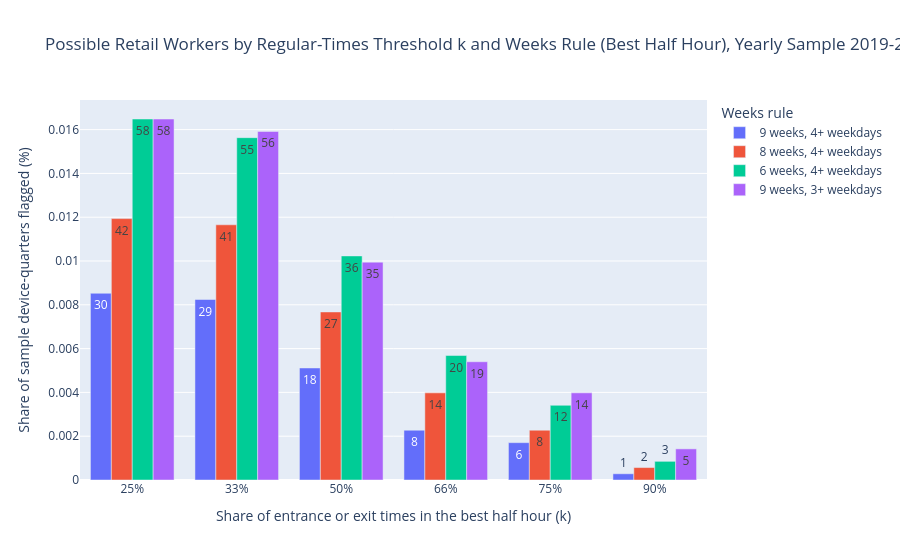
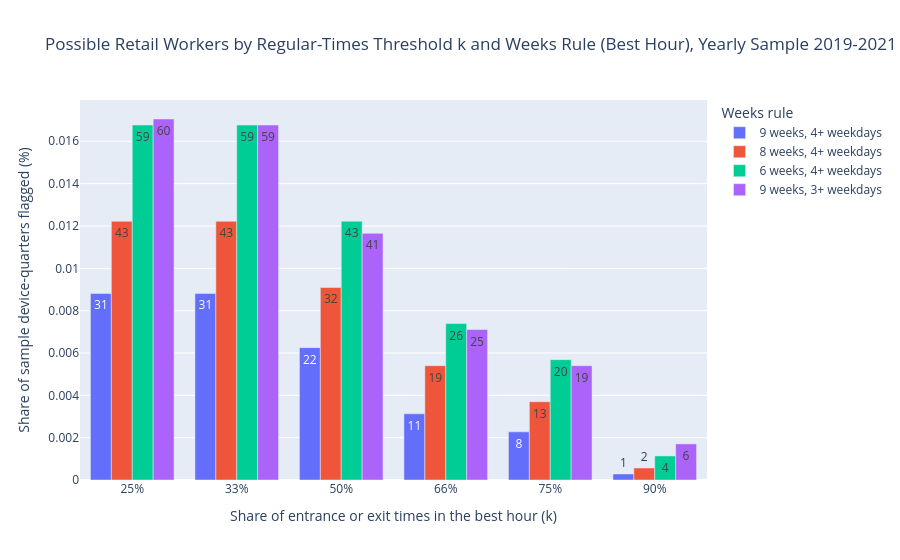

Here is the notebook cell these charts were saved with, in order:
### Code cell
# (5) Charts: share of sample device-quarters flagged as possible retail workers, by k and rule (all years), one for the best half hour and one
#     for the best hour
for window, title_window, name in [("30 min", "Half Hour", "retail_workers_by_k"), ("60 min", "Hour", "retail_workers_by_k_1h_window")]:
    plot_df = (retail_counts
        .filter((pl.col("period") == "all") & (pl.col("window") == window))
        .with_columns((pl.col("share_of_sample") * 100).alias("share_pct"), pl.col("k").cast(pl.String) + "%")
    )

    fig1 = px.bar(
        plot_df.to_pandas(),
        x="k",
        y="share_pct",
        color="rule",
        barmode="group",
        text="flagged",
        labels={
            "k": f"Share of entrance or exit times in the best {title_window.lower()} (k)",
            "share_pct": "Share of sample device-quarters flagged (%)",
            "rule": "Weeks rule",
        },
        title=f"Possible Retail Workers by Regular-Times Threshold k and Weeks Rule (Best {title_window}), Yearly Sample 2019-2021",
    )

    show(fig1, name)

### Figure 1 — Plotly figure (JSON) as saved in the notebook; plotly's stock layout.template omitted (floating-point values rounded to 4 significant figures)
{"data": [{"alignmentgroup": "True", "hovertemplate": "Weeks rule=9 weeks, 4+ weekdays<br>Share of entrance or exit times in the best half hour (k)=%{x}<br>Share of sample device-quarters flagged (%)=%{y}<br>flagged=%{text}<extra></extra>", "legendgroup": "9 weeks, 4+ weekdays", "marker": {"color": "#636efa", "pattern": {"shape": ""}}, "name": "9 weeks, 4+ weekdays", "offsetgroup": "9 weeks, 4+ weekdays", "orientation": "v", "showlegend": true, "text": [30.0, 29.0, 18.0, 8.0, 6.0, 1.0], "textposition": "auto", "type": "bar", "x": ["25%", "33%", "50%", "66%", "75%", "90%"], "xaxis": "x", "y": [0.008526, 0.008242, 0.005116, 0.002274, 0.001705, 0.0002842], "yaxis": "y"}, {"alignmentgroup": "True", "hovertemplate": "Weeks rule=8 weeks, 4+ weekdays<br>Share of entrance or exit times in the best half hour (k)=%{x}<br>Share of sample device-quarters flagged (%)=%{y}<br>flagged=%{text}<extra></extra>", "legendgroup": "8 weeks, 4+ weekdays", "marker": {"color": "#EF553B", "pattern": {"shape": ""}}, "name": "8 weeks, 4+ weekdays", "offsetgroup": "8 weeks, 4+ weekdays", "orientation": "v", "showlegend": true, "text": [42.0, 41.0, 27.0, 14.0, 8.0, 2.0], "textposition": "auto", "type": "bar", "x": ["25%", "33%", "50%", "66%", "75%", "90%"], "xaxis": "x", "y": [0.01194, 0.01165, 0.007674, 0.003979, 0.002274, 0.0005684], "yaxis": "y"}, {"alignmentgroup": "True", "hovertemplate": "Weeks rule=6 weeks, 4+ weekdays<br>Share of entrance or exit times in the best half hour (k)=%{x}<br>Share of sample device-quarters flagged (%)=%{y}<br>flagged=%{text}<extra></extra>", "legendgroup": "6 weeks, 4+ weekdays", "marker": {"color": "#00cc96", "pattern": {"shape": ""}}, "name": "6 weeks, 4+ weekdays", "offsetgroup": "6 weeks, 4+ weekdays", "orientation": "v", "showlegend": true, "text": [58.0, 55.0, 36.0, 20.0, 12.0, 3.0], "textposition": "auto", "type": "bar", "x": ["25%", "33%", "50%", "66%", "75%", "90%"], "xaxis": "x", "y": [0.01648, 0.01563, 0.01023, 0.005684, 0.003411, 0.0008526], "yaxis": "y"}, {"alignmentgroup": "True", "hovertemplate": "Weeks rule=9 weeks, 3+ weekdays<br>Share of entrance or exit times in the best half hour (k)=%{x}<br>Share of sample device-quarters flagged (%)=%{y}<br>flagged=%{text}<extra></extra>", "legendgroup": "9 weeks, 3+ weekdays", "marker": {"color": "#ab63fa", "pattern": {"shape": ""}}, "name": "9 weeks, 3+ weekdays", "offsetgroup": "9 weeks, 3+ weekdays", "orientation": "v", "showlegend": true, "text": [58.0, 56.0, 35.0, 19.0, 14.0, 5.0], "textposition": "auto", "type": "bar", "x": ["25%", "33%", "50%", "66%", "75%", "90%"], "xaxis": "x", "y": [0.01648, 0.01592, 0.009947, 0.0054, 0.003979, 0.001421], "yaxis": "y"}], "layout": {"barmode": "group", "legend": {"title": {"text": "Weeks rule"}, "tracegroupgap": 0}, "title": {"text": "Possible Retail Workers by Regular-Times Threshold k and Weeks Rule (Best Half Hour), Yearly Sample 2019-2021"}, "xaxis": {"anchor": "y", "domain": [0.0, 1.0], "title": {"text": "Share of entrance or exit times in the best half hour (k)"}}, "yaxis": {"anchor": "x", "domain": [0.0, 1.0], "title": {"text": "Share of sample device-quarters flagged (%)"}}}}

### Figure 2 — Plotly figure (JSON) as saved in the notebook; plotly's stock layout.template omitted (floating-point values rounded to 4 significant figures)
{"data": [{"alignmentgroup": "True", "hovertemplate": "Weeks rule=9 weeks, 4+ weekdays<br>Share of entrance or exit times in the best hour (k)=%{x}<br>Share of sample device-quarters flagged (%)=%{y}<br>flagged=%{text}<extra></extra>", "legendgroup": "9 weeks, 4+ weekdays", "marker": {"color": "#636efa", "pattern": {"shape": ""}}, "name": "9 weeks, 4+ weekdays", "offsetgroup": "9 weeks, 4+ weekdays", "orientation": "v", "showlegend": true, "text": [31.0, 31.0, 22.0, 11.0, 8.0, 1.0], "textposition": "auto", "type": "bar", "x": ["25%", "33%", "50%", "66%", "75%", "90%"], "xaxis": "x", "y": [0.008811, 0.008811, 0.006253, 0.003126, 0.002274, 0.0002842], "yaxis": "y"}, {"alignmentgroup": "True", "hovertemplate": "Weeks rule=8 weeks, 4+ weekdays<br>Share of entrance or exit times in the best hour (k)=%{x}<br>Share of sample device-quarters flagged (%)=%{y}<br>flagged=%{text}<extra></extra>", "legendgroup": "8 weeks, 4+ weekdays", "marker": {"color": "#EF553B", "pattern": {"shape": ""}}, "name": "8 weeks, 4+ weekdays", "offsetgroup": "8 weeks, 4+ weekdays", "orientation": "v", "showlegend": true, "text": [43.0, 43.0, 32.0, 19.0, 13.0, 2.0], "textposition": "auto", "type": "bar", "x": ["25%", "33%", "50%", "66%", "75%", "90%"], "xaxis": "x", "y": [0.01222, 0.01222, 0.009095, 0.0054, 0.003695, 0.0005684], "yaxis": "y"}, {"alignmentgroup": "True", "hovertemplate": "Weeks rule=6 weeks, 4+ weekdays<br>Share of entrance or exit times in the best hour (k)=%{x}<br>Share of sample device-quarters flagged (%)=%{y}<br>flagged=%{text}<extra></extra>", "legendgroup": "6 weeks, 4+ weekdays", "marker": {"color": "#00cc96", "pattern": {"shape": ""}}, "name": "6 weeks, 4+ weekdays", "offsetgroup": "6 weeks, 4+ weekdays", "orientation": "v", "showlegend": true, "text": [59.0, 59.0, 43.0, 26.0, 20.0, 4.0], "textposition": "auto", "type": "bar", "x": ["25%", "33%", "50%", "66%", "75%", "90%"], "xaxis": "x", "y": [0.01677, 0.01677, 0.01222, 0.00739, 0.005684, 0.001137], "yaxis": "y"}, {"alignmentgroup": "True", "hovertemplate": "Weeks rule=9 weeks, 3+ weekdays<br>Share of entrance or exit times in the best hour (k)=%{x}<br>Share of sample device-quarters flagged (%)=%{y}<br>flagged=%{text}<extra></extra>", "legendgroup": "9 weeks, 3+ weekdays", "marker": {"color": "#ab63fa", "pattern": {"shape": ""}}, "name": "9 weeks, 3+ weekdays", "offsetgroup": "9 weeks, 3+ weekdays", "orientation": "v", "showlegend": true, "text": [60.0, 59.0, 41.0, 25.0, 19.0, 6.0], "textposition": "auto", "type": "bar", "x": ["25%", "33%", "50%", "66%", "75%", "90%"], "xaxis": "x", "y": [0.01705, 0.01677, 0.01165, 0.007105, 0.0054, 0.001705], "yaxis": "y"}], "layout": {"barmode": "group", "legend": {"title": {"text": "Weeks rule"}, "tracegroupgap": 0}, "title": {"text": "Possible Retail Workers by Regular-Times Threshold k and Weeks Rule (Best Hour), Yearly Sample 2019-2021"}, "xaxis": {"anchor": "y", "domain": [0.0, 1.0], "title": {"text": "Share of entrance or exit times in the best hour (k)"}}, "yaxis": {"anchor": "x", "domain": [0.0, 1.0], "title": {"text": "Share of sample device-quarters flagged (%)"}}}}
